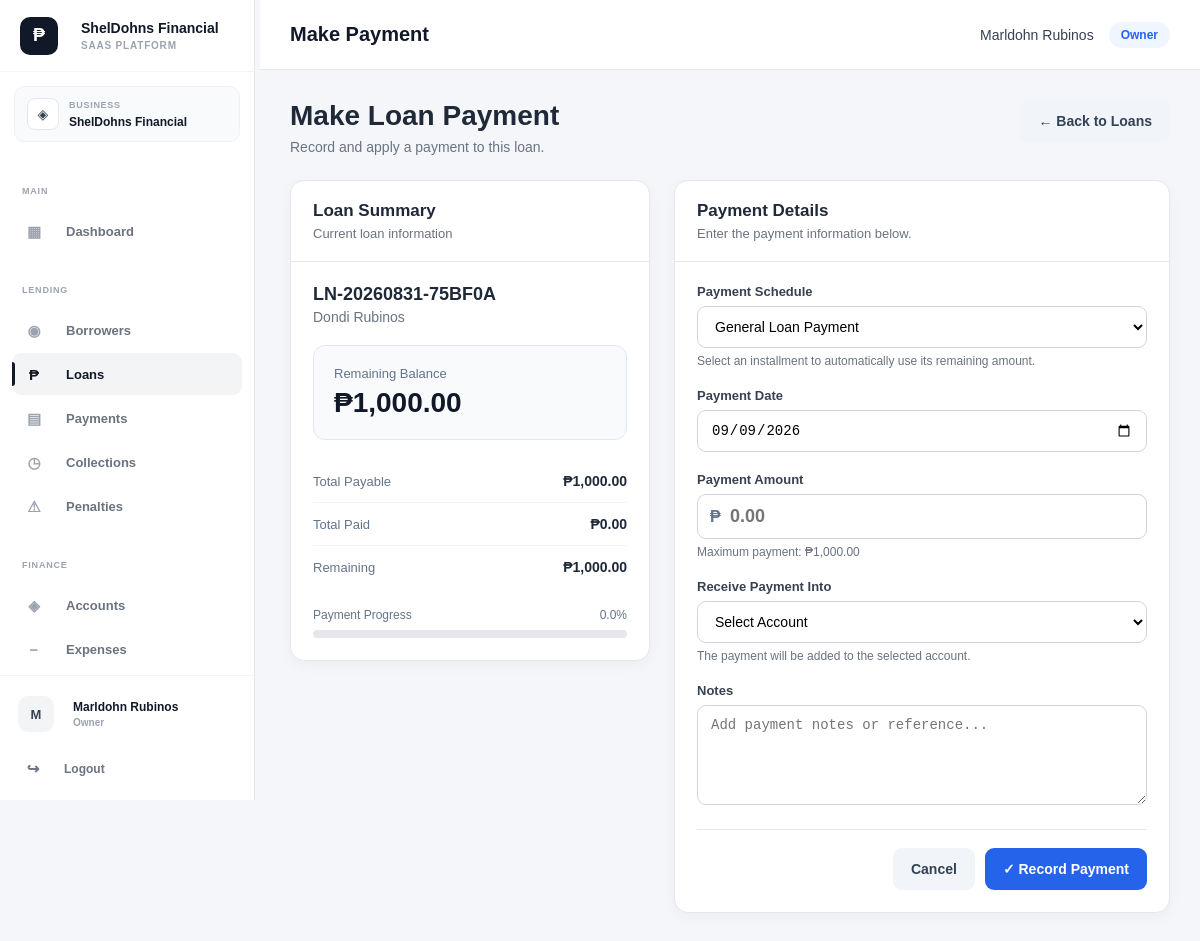
/public/index.php?url=loans/payment&id=25 (signed in), run on the app's committed database.
### tables this page shows
CREATE TABLE `loans` (
  `id` int(10) UNSIGNED NOT NULL,
  `business_id` bigint(20) UNSIGNED NOT NULL,
  `borrower_id` int(10) UNSIGNED NOT NULL,
  `account_id` int(10) UNSIGNED DEFAULT NULL,
  `category_id` int(10) UNSIGNED DEFAULT NULL,
  `loan_number` varchar(50) NOT NULL,
  `principal_amount` decimal(15,2) NOT NULL DEFAULT 0.00,
  `interest_rate` decimal(8,2) NOT NULL DEFAULT 0.00,
  `interest_type` enum('flat','reducing_balance') NOT NULL DEFAULT 'flat',
  `payment_type` enum('installment','full_payment') NOT NULL DEFAULT 'installment',
  `term` int(11) NOT NULL DEFAULT 1,
  `term_period` enum('days','weeks','months','years') NOT NULL DEFAULT 'months',
  `processing_fee` decimal(15,2) NOT NULL DEFAULT 0.00,
  `total_interest` decimal(15,2) NOT NULL DEFAULT 0.00,
  `total_payable` decimal(15,2) NOT NULL DEFAULT 0.00,
  `release_date` date DEFAULT NULL,
  `first_payment_date` date DEFAULT NULL,
  `status` enum('pending','approved','active','completed','overdue','cancelled','rejected') NOT NULL DEFAULT 'pending',
  `purpose` varchar(255) DEFAULT NULL,
  `notes` text DEFAULT NULL,
  `created_by` int(10) UNSIGNED DEFAULT NULL,
  `created_at` timestamp NOT NULL DEFAULT current_timestamp(),
  `updated_at` timestamp NOT NULL DEFAULT current_timestamp() ON UPDATE current_timestamp()
);

### app/views/loans/payment.php (the view, shortened to what the rows shown need)
<?php
$user = $user ?? Auth::user();
$tenantRole = $tenantRole ?? Auth::tenantRole();
$loanId = (int)(
    $loan['id']
    ?? 0
);
$loanName =
    $loan['loan_number']
    ?? ('Loan #' . $loanId);
$borrowerName =
    $loan['borrower_name']
    ?? 'Borrower';
$totalPayable =
    (float)(
        $loan['total_payable']
        ?? 0
    );
$totalPaid =
    (float)(
        $totalPaid
        ?? 0
    );
$remainingBalance =
    max(
        0,
        $totalPayable - $totalPaid
    );
$accounts =
    is_array($accounts ?? null)
        ? $accounts
        : [];
$today = date('Y-m-d');
$paymentPercentage = 0;
if ($totalPayable > 0) {
    $paymentPercentage =
        min(
            100,
            max(
                0,
                ($totalPaid / $totalPayable) * 100
            )
        );
}
?>
<!DOCTYPE html>
<html lang="en">
<head>
    <link
        rel="stylesheet"
        href="assets/css/style.css"
    >
</head>
<body>
<?php
require APP_PATH .
    '/views/layouts/sidebar.php';
?>
<div class="main-content">
    <nav class="navbar">
        <div class="page-title">
            Make Payment
        </div>
        <div class="user-info">
            <span class="user-name">
                <?= htmlspecialchars(
                    $user['full_name']
                    ?? $user['username']
                    ?? 'User'
                ) ?>
            </span>
            <span class="badge">
                <?= htmlspecialchars(
                    $tenantRole
                    ?? $user['role']
                    ?? 'User'
                ) ?>
            </span>
        </div>
    </nav>
    <div class="container">
        <div class="payment-page">
            <div class="payment-header">
                <div class="payment-header-content">
                    <h1>
                        Make Loan Payment
                    </h1>
                    <p>
                        Record and apply a payment to this loan.
                    </p>
                </div>
                <a
                    href="index.php?url=loans"
                    class="payment-btn payment-btn-secondary"
                >
                    ← Back to Loans
                </a>
            </div>
            <div class="payment-grid">
                <div class="payment-card loan-summary-card">
                    <div class="payment-card-header">
                        <h2>
                            Loan Summary
                        </h2>
                        <p>
                            Current loan information
                        </p>
                    </div>
                    <div class="payment-card-body">
                        <div class="loan-number">
                            <?= htmlspecialchars(
                                $loanName
                            ) ?>
                        </div>
                        <div class="loan-borrower">
                            <?= htmlspecialchars(
                                $borrowerName
                            ) ?>
                        </div>
                        <div class="balance-box">
                            <span class="balance-label">
                                Remaining Balance
                            </span>
                            <span class="balance-amount">
                                ₱<?= number_format(
                                    $remainingBalance,
                                    2
                                ) ?>
                            </span>
                        </div>
                        <div class="summary-list">
                            <div class="summary-row">
                                <span class="summary-label">
                                    Total Payable
                                </span>
                                <span class="summary-value">
                                    ₱<?= number_format(
                                        $totalPayable,
                                        2
                                    ) ?>
                                </span>
                            </div>
                            <div class="summary-row">
                                <span class="summary-label">
                                    Total Paid
                                </span>
                                <span class="summary-value">
                                    ₱<?= number_format(
                                        $totalPaid,
                                        2
                                    ) ?>
                                </span>
                            </div>
                            <div class="summary-row">
                                <span class="summary-label">
                                    Remaining
                                </span>
                                <span class="summary-value">
                                    ₱<?= number_format(
                                        $remainingBalance,
                                        2
                                    ) ?>
                                </span>
                            </div>
                        </div>
                        <div class="payment-progress">
                            <div class="payment-progress-header">
                                <span>
                                    Payment Progress
                                </span>
                                <span>
                                    <?= number_format(
                                        $paymentPercentage,
                                        1
                                    ) ?>%
                                </span>
                            </div>
                            <div class="payment-progress-bar">
                            </div>
                        </div>
                    </div>
                </div>
                <div class="payment-card">
                    <div class="payment-card-header">
                        <h2>
                            Payment Details
                        </h2>
                        <p>
                            Enter the payment information below.
                        </p>
                    </div>
                    <div class="payment-card-body">
                        <form
                            method="POST"
                            action="index.php?url=loans/payment/store"
                            id="paymentForm"
                        >
                            <div class="payment-form-group">
                                <label
                                    for="schedule_id"
                                >
                                    Payment Schedule
                                </label>
                                <select
                                    name="schedule_id"
                                    id="schedule_id"
                                >
                                    <option value="">
                                        General Loan Payment
                                    </option>
                                </select>
                                <small class="payment-help">
                                    Select an installment to
                                    automatically use its
                                    remaining amount.
                                </small>
                            </div>
                            <div class="payment-form-group">
                                <label
                                    for="payment_date"
                                >
                                    Payment Date
                                </label>
                                <input
                                    type="date"
                                    name="payment_date"
                                    id="payment_date"
                                    value="<?= htmlspecialchars(
                                        $today
                                    ) ?>"
                                    required
                                >
                            </div>
                            <div class="payment-form-group">
                                <label
                                    for="payment_amount"
                                >
                                    Payment Amount
                                </label>
                                <div class="amount-wrapper">
                                    <span class="amount-symbol">
                                    </span>
                                    <input
                                        type="number"
                                        name="amount"
                                        id="payment_amount"
                                        class="amount-input"
                                        min="0.01"
                                        max="<?= htmlspecialchars(
                                            number_format(
                                                $remainingBalance,
                                                2,
                                                '.',
                                                ''
                                            )
                                        ) ?>"
                                        step="0.01"
                                        placeholder="0.00"
                                        required
                                    >
                                </div>
                                <small class="payment-help">
                                    Maximum payment:
                                    ₱<?= number_format(
                                        $remainingBalance,
                                        2
                                    ) ?>
                                </small>
                            </div>
                            <div class="payment-form-group">
                                <label
                                    for="account_id"
                                >
                                    Receive Payment Into
                                </label>
                                <select
                                    name="account_id"
                                    id="account_id"
                                    required
                                    <?= empty($accounts)
                                        ? 'disabled'
                                        : '' ?>
                                >
                                    <option value="">
                                        Select Account
                                    </option>
                                </select>
                                <small class="payment-help">
                                    The payment will be added
                                    to the selected account.
                                </small>
                            </div>
                            <div class="payment-form-group">
                                <label
                                    for="notes"
                                >
                                    Notes
                                </label>
                                <textarea
                                    name="notes"
                                    id="notes"
                                    rows="4"
                                    placeholder="Add payment notes or reference..."
                                ></textarea>
                            </div>
                            <div class="payment-actions">
                                <a
                                    href="index.php?url=loans"
                                    class="payment-btn payment-btn-secondary"
                                >
                                    Cancel
                                </a>
                                <button
                                    type="submit"
                                    class="payment-btn payment-btn-primary"
                                    id="submitPayment"
                                    <?= (
                                        $remainingBalance <= 0
                                        ||
                                        empty($accounts)
                                    )
                                        ? 'disabled'
                                        : '' ?>
                                >
                                    ✓ Record Payment
                                </button>
                            </div>
                        </form>
                    </div>
                </div>
            </div>
        </div>
    </div>
</div>
</body>
</html>

### data on the page
loans: loan_number "LN-20260831-75BF0A", total_payable "1,000.00", total_payable "0.0"

### other printed values
$sidebarBrandName "ShelDohns Financial"
$sidebarBrandTagline "SAAS PLATFORM"
$business['name'] "ShelDohns Financial"
$avatarLetter "M"
$displayName "Marldohn Rubinos"
$displayRole "Owner"
$user['full_name'] "Marldohn Rubinos"
$tenantRole "Owner"
$borrowerName "Dondi Rubinos"
$totalPaid "0.00"
